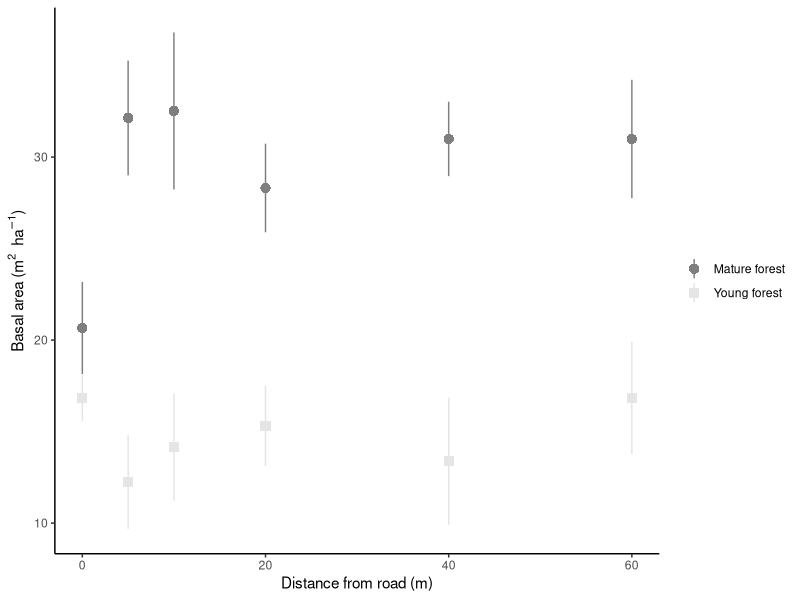
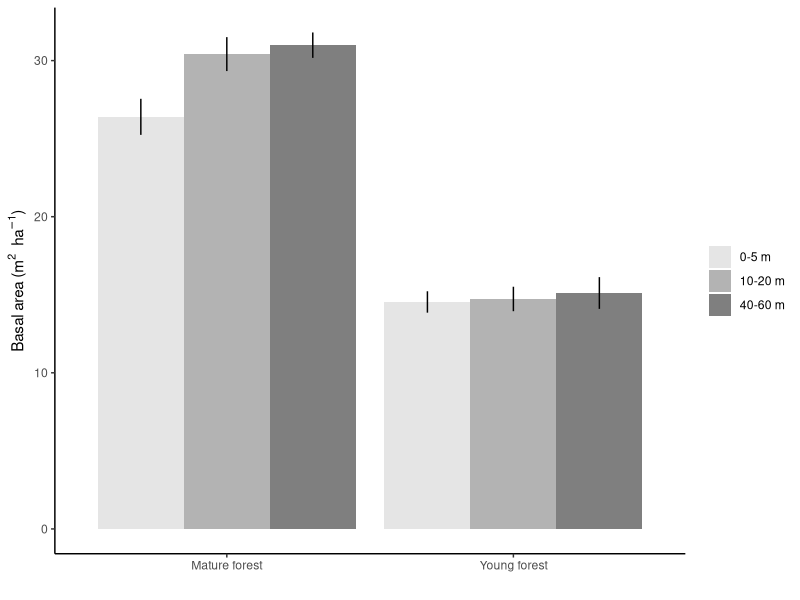
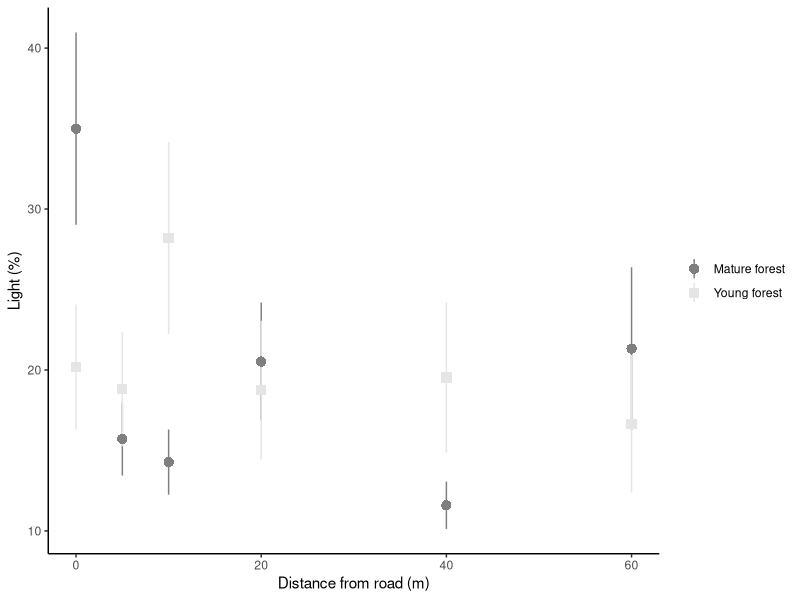
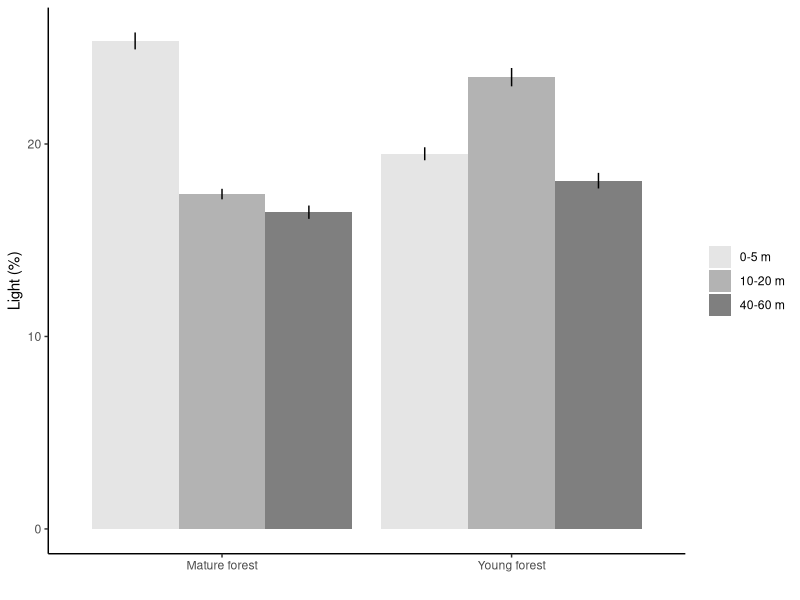
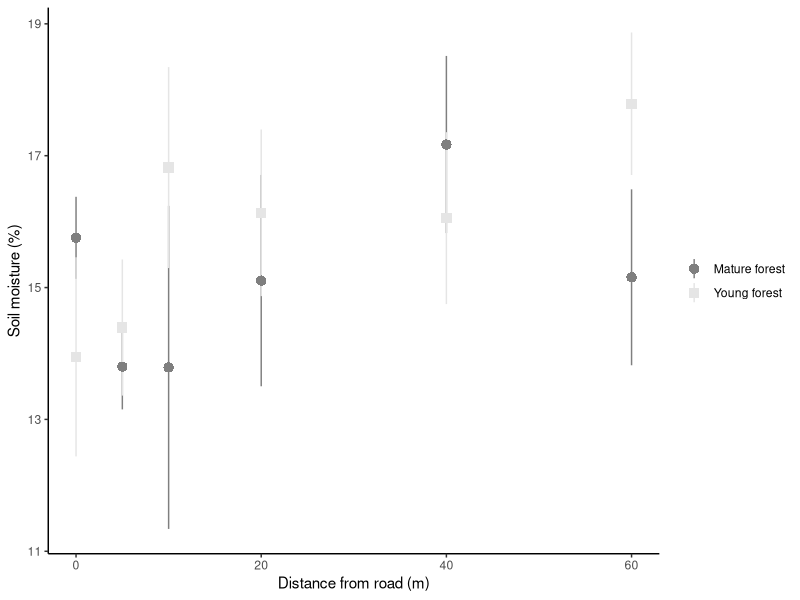
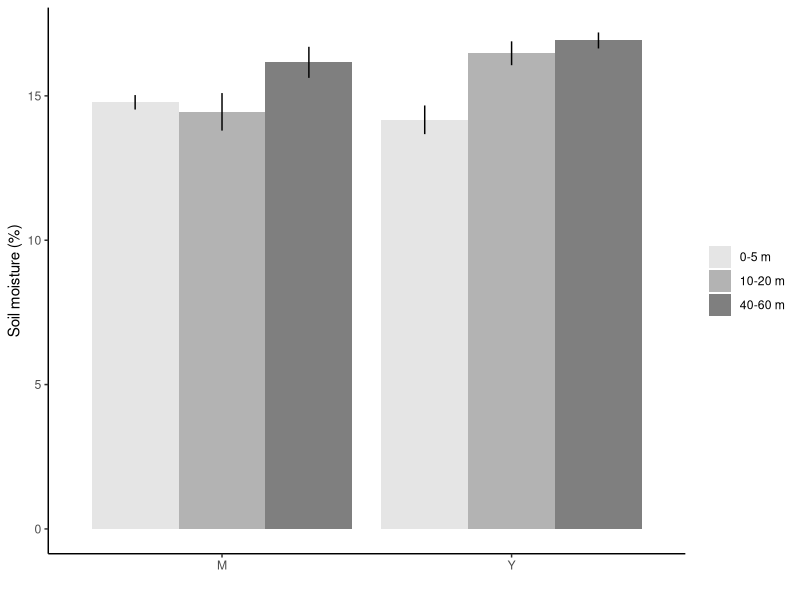
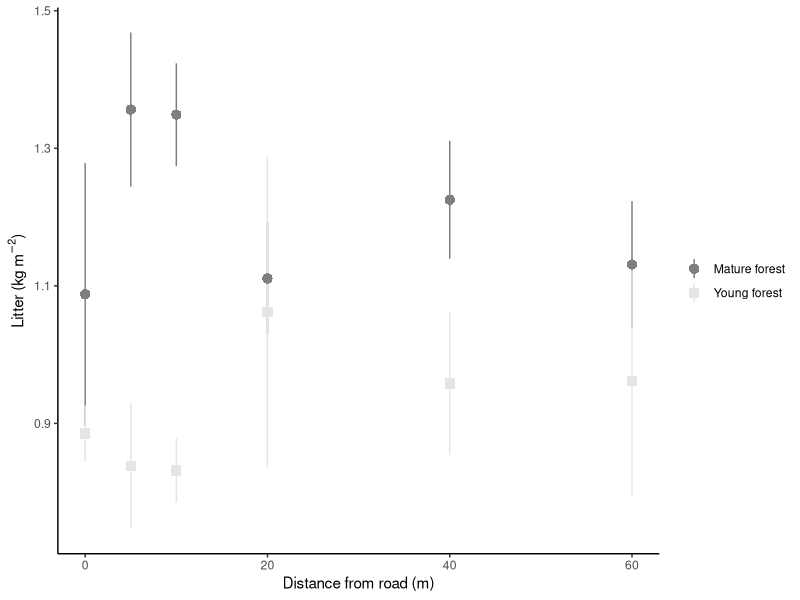
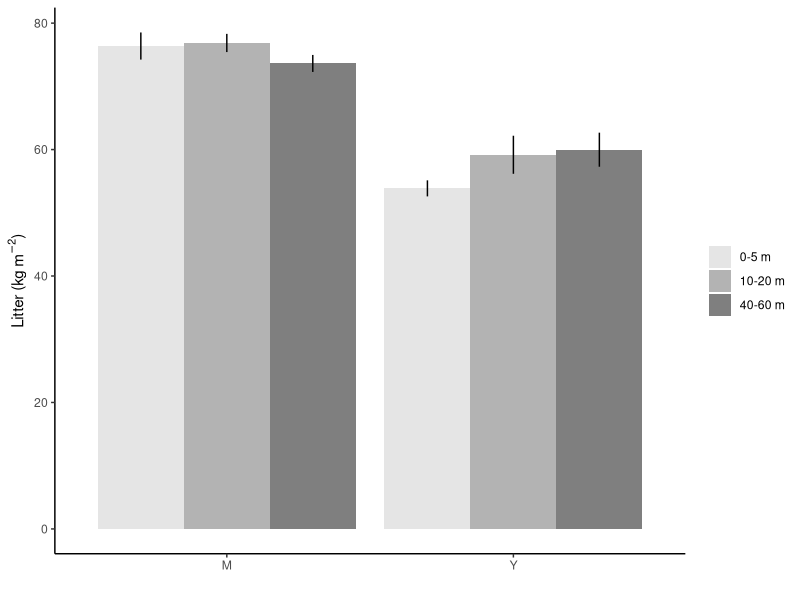

Source code (R) for these figures, in order:
## ---- chunk 1

knitr::opts_chunk$set(fig.width = 7, fig.height = 3.5)
knitr::opts_chunk$set(dpi = 600)
knitr::opts_chunk$set(echo = F)
knitr::opts_chunk$set(warning = F)
knitr::opts_chunk$set(message = F)
knitr::opts_chunk$set(fig.asp = .5)
# knitr::opts_chunk$set(eval = F)

# options(na.action = "na.fail")# global model setting for using multimodel inference 'dredge' function

## ---- chunk 2
# library(lme4); library(car); library(sciplot); library(lmerTest); 
# library(MuMIn)
library(plyr); library(dplyr); library(tidyr); library(readr)
library(ggplot2)
library(knitr)

fill_manual <- scale_fill_manual(values = c("grey90", "grey70", "grey50"))
color_manual <- scale_color_manual(values = c("grey50", "grey90"))
## ---- chunk 3
seedling_data <- read_csv("data/seedling_growth_survival_data.csv")
germination_data <- read_csv("data/germination_data.csv")
forest_data <- read_csv("data/forest_trees.csv")
light_data <- read_csv("data/light2005_data.csv")
litter_data <- read_csv("data/litter.csv")
soil_moisture_data <- read_csv("data/soil_moisture2005_data.csv")
## ---- chunk 4

sites <- data_frame(unique(seedling_data$site_code), unique(seedling_data$site_name))
names(sites) <- c("site_code","site_name")

library(stringr)
germination_data <- rename(germination_data, site_code = site)
# sort(unique(germination_data$site_code))
germination_data$site_code <- germination_data$site_code %>%
  str_sub(., 1,3) %>% 
  str_replace_all(c("Cic"="CH","Dub"="DB","Duc"="DU","Dug"="DG","For"="FR","Gri"="GR","Hdq"="HQ","Lil"="LD","Par"="PR","SR4"="SR","Yel"="TC"))

forest_data <- rename(forest_data, site_code = site)
# unique(forest_data$site_code)
forest_data$site_code <- forest_data$site_code %>% 
  str_replace_all(c("DUCK"="DU","DUB"="DB","DUG"="DG", "SR45"="SR"))

light_data <- rename(light_data, site_code = site)
# unique(light_data$site_code)
light_data$site_code <- light_data$site_code %>% 
  str_replace_all(c("DUCK"="DU","DUB"="DB","DUG"="DG", "SR45"="SR"))

litter_data <- rename(litter_data, site_code = site)
# unique(litter_data$site_code)
litter_data$site_code <- litter_data$site_code %>% 
  str_replace_all(c("DUCK"="DU","DUB"="DB","DUG"="DG", "SR45"="SR"))

soil_moisture_data <- rename(soil_moisture_data, site_code = site)
# unique(soil_moisture_data$site_code)
soil_moisture_data$site_code <- soil_moisture_data$site_code %>% 
  str_replace_all(c("Duck"="DU","DUB"="DB","DUG"="DG", "SR45"="SR","Griffy"="GR","YW"="TC"))


# summary(seedling_data)
# unique(seedling_data$species)
seedling_data <- filter(seedling_data, is.na(species)=="FALSE")
# filter(seedling_data, rgr_ht<0)
seedling_data <- seedling_data %>% 
  rename(age = forest_age) %>%
  mutate(habitat_type = if_else(distance<10,0,ifelse(distance>20, 2, 1)),
         # age = if_else(age=="young", "Young forest", "Mature forest"),
         rgr_ht_days = (log(final_ht06)) - log((initial_ht))/822)
## This calculates relative growth rate per day
## There are 97 negative values in this growth rate. Values are sometimes very inconsistent from the spring 2006 measurement to the final measurement
seedling_data$common_name <- "NA"
seedling_data$common_name[seedling_data$species=="D"] <- "Dogwood"
seedling_data$common_name[seedling_data$species=="A"] <- "Autumn olive"
seedling_data$common_name[seedling_data$species=="H"] <- "Honeysuckle"
seedling_data$common_name[seedling_data$species=="P"] <- "Privet"
seedling_data$common_name[seedling_data$species=="R"] <- "Redbud"
seedling_data$common_name[seedling_data$species=="S"] <- "Spicebush"

seedling_data$common_name <- factor(
  seedling_data$common_name, levels = c("Autumn olive","Honeysuckle","Privet","Dogwood","Redbud","Spicebush"))

seedling_data$status[seedling_data$status=="n"] <- "Native"
seedling_data$status[seedling_data$status=="e"] <- "Non-native"

seedling_data$status <- factor(seedling_data$status, levels = c("Native","Non-native"))

# summary(germination_data)
# unique(germination_data$species)
# filter(germination_data, is.na(seeds_germinated))$comments
germination_data$common_name <- "NA"
germination_data$sci_name = "NA"
germination_data <- germination_data %>% 
  mutate(pct_germinated = 100*(seeds_germinated/seeds_present),
         status = native_exotic,
         habitat_type = if_else(distance<10,0,ifelse(distance>20, 2, 1)))

# summary(forest_data)
forest_data <- forest_data %>% 
  rename(distance = dist) %>% 
  mutate(basal_area_m2_ha = trees_in*10*(.0929/.404686),
          habitat_type = if_else(distance<10,0, ifelse(distance>20, 2, 1)))
# unique(forest_data$species)
# filter(forest_data, is.na(species))
forest_distance_data <- forest_data %>% 
  group_by(site_code, age, distance) %>% 
  summarise(
    richness = n_distinct(species),
    avg_dbh = mean(dbh_cm, na.rm = T),
    se_dbh = sd(dbh_cm, na.rm = T)/sqrt( (6 - length(dbh_cm)) ),#6 NA values in DBH
    total_dbh = sum(dbh_cm, na.rm = T),
    avg_basal_area = mean(basal_area_m2_ha, na.rm = T)
  ) %>% 
  ungroup(.)

forest_habitat_data <- forest_data %>% 
  group_by(site_code, age, habitat_type) %>% 
  summarise(
    richness = n_distinct(species),
    avg_dbh = mean(dbh_cm, na.rm = T),
    se_dbh = sd(dbh_cm, na.rm = T)/sqrt(length(dbh_cm)),#6 NA values in DBH
    total_dbh = sum(dbh_cm, na.rm = T),
    avg_basal_area = mean(basal_area_m2_ha, na.rm = T)
  ) %>% 
  ungroup(.)


# summary(light_data)
light_data <- light_data %>% 
  mutate(habitat_type = if_else(distance<10,0,ifelse(distance>20, 2, 1)))

light_distance_data <- light_data %>% 
  group_by(site_code, age, distance) %>% 
  summarise(avg_ppfd = mean(ppfd),
            avg_pct_light = mean(pct_light)) %>% 
  ungroup(.)

light_habitat_data <- light_data %>% 
  group_by(site_code, age, habitat_type) %>% 
  summarise(avg_ppfd = mean(ppfd),
            avg_pct_light = mean(pct_light)) %>% 
  ungroup(.)

# summary(litter_data)
litter_data <- litter_data %>% 
  rename(distance = dist)

litter_habitat_data <- litter_data %>% 
  mutate(habitat_type = if_else(distance<10,0,ifelse(distance>20, 2, 1))) %>% group_by(site_code, age, habitat_type) %>% 
  summarise(avg_litter = mean(litter),
            se_litter = sd(litter)/sqrt(length(litter)))

# summary(soil_moisture_data)
soil_moisture_habitat_data <- soil_moisture_data %>% 
  mutate(habitat_type = if_else(distance<10,0,ifelse(distance>20, 2, 1))) %>% 
  group_by(site_code, age, habitat_type) %>% 
  summarise(avg_soil_moisture = mean(pct_moisture),
            se_soil_moisture = sd(pct_moisture)/sqrt(length(pct_moisture)))

## ---- chunk 5

distance_grouped_data <- seedling_data %>%
  # rename(age = forest_age) %>%
  mutate(age = ifelse(age=="young", "Y","M"),
         stem_leaf_ratio = stem_biomass/leaf_biomass) %>%
  left_join(., forest_distance_data) %>% 
  left_join(., light_distance_data) %>% 
  left_join(., litter_data) %>% 
  left_join(., soil_moisture_data) %>% 
  group_by(age, distance, common_name, status) %>% 
  summarise(avg_biomass = mean(tot_biomass, na.rm = T),
            # n_obs = length(tot_biomass),
            se_biomass = sd(tot_biomass, na.rm = T)/sqrt(length(tot_biomass)),
            avg_diameter = mean(diameter06, na.rm = T),
            se_diameter = sd(diameter06, na.rm = T)/sqrt(length(diameter06)),
            avg_rgr_ht = mean(rgr_ht_days, na.rm = T),
            se_rgr_ht = sd(rgr_ht_days, na.rm = T)/sqrt(length(rgr_ht_days)),
            avg_height = mean(final_ht06, na.rm = T),
            se_height = sd(final_ht06, na.rm = T)/sqrt(length(final_ht06))) %>% 
  ungroup(.)


habitat_grouped_data <- seedling_data %>% 
  mutate(age = ifelse(age=="young", "Y","M"),
         stem_leaf_ratio = stem_biomass/leaf_biomass) %>%
  left_join(., forest_habitat_data) %>% 
  left_join(., light_habitat_data) %>% 
  left_join(., litter_habitat_data) %>% 
  left_join(., soil_moisture_habitat_data) %>% 
  group_by(age, habitat_type, common_name, status) %>% 
  summarise(avg_biomass = mean(tot_biomass, na.rm = T),
            # n_obs = length(tot_biomass),
            se_biomass = sd(tot_biomass, na.rm = T)/sqrt(length(tot_biomass)),
            avg_diameter = mean(diameter06, na.rm = T),
            se_diameter = sd(diameter06, na.rm = T)/sqrt(length(diameter06)),
            avg_rgr_ht = mean(rgr_ht_days, na.rm = T),
            se_rgr_ht = sd(rgr_ht_days, na.rm = T)/sqrt(length(rgr_ht_days)),
            avg_height = mean(final_ht06, na.rm = T),
            se_height = sd(final_ht06, na.rm = T)/sqrt(length(final_ht06))) %>% 
  ungroup(.)

habitat_grouped_data$f_habitat <- factor(habitat_grouped_data$habitat_type, levels = c("0","1","2"), labels = c("0-5 m","10-20 m","40-60 m"))

# summary(habitat_grouped_data)

germination_data <- germination_data %>%
  rename(age = forest_age) %>% 
  left_join(., forest_distance_data) %>% 
  left_join(., light_distance_data) %>% 
  left_join(., litter_data) %>% 
  left_join(., soil_moisture_data)

# xtabs(~ species + native_exotic, germination_data)

## ---- chunk 6
germination_data$common_name[germination_data$species=="D"] <- "Dogwood"
germination_data$common_name[germination_data$species=="A"] <- "Autumn olive"
germination_data$common_name[germination_data$species=="H"] <- "Honeysuckle"
germination_data$common_name[germination_data$species=="P"] <- "Privet"
germination_data$common_name[germination_data$species=="R"] <- "Redbud"
germination_data$common_name[germination_data$species=="S"] <- "Spicebush"

germination_data$sci_name[germination_data$species=="A"] <- "Elaeagnus umbellata"
germination_data$sci_name[germination_data$species=="H"] <- "Lonicera maackii"
germination_data$sci_name[germination_data$species=="P"] <- "Ligustrum obtusifolium"
germination_data$sci_name[germination_data$species=="D"] <- "Cornus florida"
germination_data$sci_name[germination_data$species=="R"] <- "Cercis canadensis"
germination_data$sci_name[germination_data$species=="S"] <- "Lindera benzoin"

germination_data$status[germination_data$status=="N"] <- "Native"
germination_data$status[germination_data$status=="E"] <- "Non-native"

species_table <- germination_data %>% 
  filter(site_code=="BB", distance==0) %>%
  select(species, status, common_name, sci_name)
  
# kable(species_table %>% 
#         mutate(Species = paste(common_name, " ", "(", sci_name, ")", sep="")) %>% 
#         select(Species, Status = status) %>%
#         arrange(Status)
#       )
## ---- chunk 7

forest_data$age[forest_data$age=="M"] <- "Mature forest"
forest_data$age[forest_data$age=="Y"] <- "Young forest"
# levels(forest_data$age) <- c("Mature","Young")
forest_data$f_habitat <- factor(forest_data$habitat_type, levels = c("0","1","2"), labels = c("0-5 m","10-20 m","40-60 m"))

#  Basal area calculation: "trees_in"*10 = basal area (ft^2 acre^-1)
#  Conversion to m^2 ha^-1: 1 acre = .404686 hectares; 1 ft^2 = .0929 m^2
forest_data <- forest_data %>%
  mutate(basal_area_m2_ha = trees_in*10*(.0929/.404686))

## DBH plot
# ggplot(forest_data, aes(distance, dbh_cm, shape = age, color = age)) +
#   scale_shape_manual(values = c(16,15)) +
#   stat_summary(fun.data = "mean_se", geom = "pointrange", size = .7) +
#   color_manual +
#   theme_classic() +
#   theme(legend.title = element_blank()) +
#   xlab("Distance from road (m)") +
#   ylab("DBH (cm)")

## Basal area plot
ggplot(forest_data, aes(distance, basal_area_m2_ha, shape = age, color = age)) +
  scale_shape_manual(values = c(16,15)) +
  stat_summary(fun.data = "mean_se", geom = "pointrange", size = .7) +
  color_manual +
  theme_classic() +
  theme(legend.title = element_blank()) +
  xlab("Distance from road (m)") +
  ylab(expression(paste("Basal area (", {m}^2, "  ", {ha}^-1, ")")))

## Summarise mean and SE into new dataframe
avg_forest_data <- forest_data %>%
  group_by(age, f_habitat) %>% 
  summarise(
    richness = n_distinct(species),
    avg_dbh = mean(dbh_cm, na.rm = T),
    se_dbh = sd(dbh_cm, na.rm = T)/sqrt(length(dbh_cm)),
    total_dbh = sum(dbh_cm, na.rm = T),
    avg_basal_area = mean(basal_area_m2_ha, na.rm = T),
    se_basal_area = sd(basal_area_m2_ha, na.rm = T)/sqrt(length(basal_area_m2_ha))
  )

# ggplot(avg_forest_data, aes(age, avg_dbh, fill = habitat_type)) +
#   geom_col(position = "dodge") +
#   geom_errorbar(aes(ymin = avg_dbh - se_dbh, ymax = avg_dbh + se_dbh), width = 0, position = position_dodge(width = .9)) +
#   fill_manual +
#   theme_classic() +
#   theme(legend.title = element_blank()) +
#   xlab("") +
#   ylab("DBH (cm)")

ggplot(avg_forest_data, aes(age, avg_basal_area, fill = f_habitat)) +
  geom_col(position = "dodge") +
  geom_errorbar(aes(ymin = avg_basal_area - se_basal_area, ymax = avg_basal_area + se_basal_area), width = 0, position = position_dodge(width = .9)) +
  fill_manual +
  theme_classic() +
  theme(legend.title = element_blank()) +
  xlab("") +
  ylab(expression(paste("Basal area (", {m}^2, "  ", {ha}^-1, ")")))

## ---- chunk 8

light_data$age[light_data$age=="M"] <- "Mature forest"
light_data$age[light_data$age=="Y"] <- "Young forest"
light_data$f_habitat <- factor(light_data$habitat_type, levels = c("0","1","2"), labels = c("0-5 m","10-20 m","40-60 m"))

# skimr::skim(light_data)

ggplot(light_data, aes(distance, (pct_light), shape = age, color = age)) +
  scale_shape_manual(values = c(16,15)) +
  stat_summary(fun.data = "mean_se", geom = "pointrange", size = .7) +
  # geom_smooth(method = "lm", alpha = .2, se = F) +
  # geom_line(aes(linetype = age)) +
  color_manual +
  theme_classic() +
  theme(legend.title = element_blank()) +
  xlab("Distance from road (m)") +
  ylab("Light (%)")

# qplot(habitat_type, pct_light, data = light_data, geom = "boxplot")

avg_light_data <- light_data %>% 
  group_by(age, f_habitat) %>% 
  summarise(avg_pct_light = mean(pct_light),
            se_pct_light = sd(pct_light)/length(pct_light))

ggplot(avg_light_data, aes(age, avg_pct_light, fill = f_habitat)) +
  geom_col(position = "dodge") +
  geom_errorbar(aes(ymin = avg_pct_light - se_pct_light, ymax = avg_pct_light + se_pct_light), width = 0, position = position_dodge(width = .9)) +
  fill_manual +
  # scale_fill_manual(values = c("grey90","grey50")) +
  theme_classic() +
  theme(legend.title = element_blank()) +
  xlab("") +
  ylab("Light (%)")

## ---- chunk 9

soil_moisture_data$age[soil_moisture_data$age=="M"] <- "Mature forest"
soil_moisture_data$age[soil_moisture_data$age=="Y"] <- "Young forest"

ggplot(soil_moisture_data, aes(distance, pct_moisture, shape = age, color = age)) +
  scale_shape_manual(values = c(16,15)) +
  stat_summary(fun.data = "mean_se", geom = "pointrange", size = .7) +
  # geom_smooth(method = "lm", se = F, show.legend = F) +
  color_manual +
  theme_classic() +
  theme(legend.title = element_blank()) +
  xlab("Distance from road (m)") +
  ylab("Soil moisture (%)")


# ggplot(soil_moisture_data, aes(age, pct_moisture, fill = habitat_type)) +
#   geom_boxplot(notch = F) +
#   # geom_violin() +
#   scale_fill_manual(values = c("black", "grey90")) +
#   theme_classic()

## Pooled soil moisture data
# ggplot(soil_moisture_data, aes(distance, pct_moisture)) +
#   # scale_shape_manual(values = c(16,15)) +
#   stat_summary(fun.data = "mean_se", geom = "pointrange", size = .7) +
#   # scale_color_manual(values = c("black", "grey65")) +
#   theme_classic()

soil_moisture_habitat_data$f_habitat <- factor(soil_moisture_habitat_data$habitat_type, levels = c("0","1","2"), labels = c("0-5 m","10-20 m","40-60 m"))

avg_soil_data <- soil_moisture_habitat_data %>%
  group_by(age, f_habitat) %>%
  summarise(avg_pct_moisture = mean(avg_soil_moisture),
            se_pct_moisture = sd(avg_soil_moisture)/length(avg_soil_moisture))

ggplot(avg_soil_data, aes(age, avg_pct_moisture, fill = f_habitat)) +
  geom_col(position = "dodge") +
  geom_errorbar(aes(ymin = avg_pct_moisture - se_pct_moisture, ymax = avg_pct_moisture + se_pct_moisture), width = 0, position = position_dodge(width = .9)) +
  fill_manual +
  theme_classic() +
  theme(legend.title = element_blank()) +
  xlab("") +
  ylab("Soil moisture (%)")

# soil_lm <- lm(pct_moisture ~ (distance), data = soil_moisture_data)
# summary(soil_lm)
# car::Anova(soil_lm, type = 3)
## Slope of the overall average line is

# soil_lm2 <- lm(pct_moisture ~ factor(distance), data = soil_moisture_data)
# summary(soil_lm2)
## No overall statistical differences between 0 meter and other distances

## ---- chunk 10

litter_data$age[litter_data$age=="M"] <- "Mature forest"
litter_data$age[litter_data$age=="Y"] <- "Young forest"

# .25*.25 = .0625 m^2
# 1 g = .001 kg
litter_data <- litter_data %>% 
  mutate(litter_kg_m2 = litter*(.001/.0625))

ggplot(litter_data, aes(distance, litter_kg_m2, shape = age, color = age)) +
  scale_shape_manual(values = c(16,15)) +
  stat_summary(fun.data = "mean_se", geom = "pointrange", size = .7) +
  # geom_smooth(method = "lm", se = F, show.legend = F) +
  color_manual +
  theme_classic() +
  theme(legend.title = element_blank()) +
  xlab("Distance from road (m)") +
  ylab(expression(paste("Litter (kg ", {m}^-2, ")")))


litter_habitat_data$f_habitat <- factor(litter_habitat_data$habitat_type, levels = c("0","1","2"), labels = c("0-5 m","10-20 m","40-60 m"))
avg_litter_data <- litter_habitat_data %>% 
  group_by(age, f_habitat) %>% 
  summarise(avg_litter2 = mean(avg_litter),
            se_litter = sd(avg_litter)/length(avg_litter))

ggplot(avg_litter_data, aes(age, avg_litter2, fill = f_habitat)) +
  geom_col(position = "dodge") +
  geom_errorbar(aes(ymin = avg_litter2 - se_litter, ymax = avg_litter2 + se_litter), width = 0, position = position_dodge(width = .9)) +
  fill_manual +
  theme_classic() +
  theme(legend.title = element_blank()) +
  xlab("") +
  ylab(expression(paste("Litter (kg ", {m}^-2, ")")))

# litter_lm <- lm(litter_kg_m2 ~ distance*age, data = litter_data)
# summary(litter_lm)
# litter_lm2 <- lm(litter_kg_m2 ~ habitat_type*age, data = litter_data)
# summary(litter_lm2)
# 
# AIC(litter_lm)
# AIC(litter_lm2)

## ---- chunk 11

# names(germination_data)
germination_data$age[germination_data$age=="Y"] <- "Young forest"
germination_data$age[germination_data$age=="M"] <- "Mature forest"
germination_data$f_habitat <- factor(germination_data$habitat_type, levels = c("0","1","2"), labels = c("0-5 m","10-20 m","40-60 m"))

germination_data$common_name <- factor(
  germination_data$common_name, levels = c("Autumn olive","Honeysuckle","Privet","Dogwood","Redbud","Spicebush"))
germination_data$status <- factor(germination_data$status, levels = c("Native","Non-native"))

germination_distance_data <- germination_data %>% 
  group_by(status, distance, common_name, age) %>% 
  summarise(avg_germinated = mean(pct_germinated, na.rm = T))

germination_habitat_data <- germination_data %>% 
  group_by(status, f_habitat, habitat_type, common_name, age) %>% 
  summarise(avg_germinated = mean(pct_germinated, na.rm = T))


ggplot(germination_data, aes(distance, pct_germinated)) +
  stat_summary(aes(shape = common_name), fun.data = "mean_se", geom = "point", size = 2.5) +
  geom_smooth(aes(linetype = status), method = "lm", se = F, show.legend = F, color = "grey40", size = .8) +
  # scale_shape_manual(values = c(rep(16, 3), rep(17, 3))) +
  # scale_color_manual(values = c(brewer.pal(3, "RdBu"), brewer.pal(3, "RdBu"))) +
  scale_linetype_manual(values = c(2,1)) +
  # scale_color_brewer(palette = "RdBu") +
  facet_wrap(~age) +
  theme_bw() +
  theme(strip.background = element_blank(),
        panel.grid = element_blank(),
        legend.title = element_blank()) +
  ylab("Percent germination") +
  xlab("Distance from road (m)")

# ggsave("figures/pct_germinated.png", dpi = 600, width = 7, height = 3.5)

ggplot(germination_distance_data, aes(distance, avg_germinated)) +
  geom_point(aes(shape = common_name), show.legend = T, size = 2) +
  geom_line(aes(linetype = common_name)) +
  facet_wrap(~age) +
  theme_bw() +
  theme(strip.background = element_blank(),
        panel.grid = element_blank(),
        legend.title = element_blank()) +
  ylab("Percent germination") +
  xlab("Distance from road (m)")

ggplot(germination_habitat_data, aes(f_habitat, avg_germinated)) +
  geom_point(aes(shape = common_name), show.legend = T, size = 2) +
  geom_line(aes(linetype = common_name, group = common_name)) +
  facet_wrap(~age) +
  theme_bw() +
  theme(strip.background = element_blank(),
        panel.grid = element_blank(),
        legend.title = element_blank()) +
  ylab("Percent germination") +
  xlab("Distance from road")

## ---- chunk 12
kable(germination_data %>% 
  group_by(common_name, age, status) %>% 
  summarise(avg_pct_germ = mean(pct_germinated, na.rm = T)) %>% 
  spread(key = age, value = avg_pct_germ) %>% 
  rename(Species = common_name, Status = status), 
  digits = 2, caption = "Average germination (%) of seeds for each species in each forest age.")
## ---- chunk 13

# names(seedling_data)

seedling_data$age[seedling_data$age=="young"] <- "Young forest"
seedling_data$age[seedling_data$age=="mature"] <- "Mature forest"

seedling_data$f_habitat <- factor(seedling_data$habitat_type, levels = c("0","1","2"), labels = c("0-5 m","10-20 m","40-60 m"))

distance_grouped_data$age[distance_grouped_data$age=="Y"] <- "Young forest"
distance_grouped_data$age[distance_grouped_data$age=="M"] <- "Mature forest"

habitat_grouped_data$age[habitat_grouped_data$age=="Y"] <- "Young forest"
habitat_grouped_data$age[habitat_grouped_data$age=="M"] <- "Mature forest"
## ---- chunk 14

surv <- select(seedling_data, site_name:status, habitat_type, f_habitat, common_name, starts_with("surv"))
surv <- surv %>% gather(year, survival, survival04:survival06)
surv$year[surv$year=="survival04"] <- 2004
surv$year[surv$year=="survival05"] <- 2005
surv$year[surv$year=="survival06"] <- 2006

survival_distance_data <- surv %>% 
  group_by(year, distance, age, status, common_name) %>% 
  filter(!is.na(survival), year==2006) %>% 
  summarise(pct_survival = 100*sum(survival)/length(survival))

survival_habitat_data <- surv %>% 
  group_by(year, habitat_type, f_habitat, age, status, common_name) %>% 
  filter(!is.na(survival), year==2006) %>% 
  summarise(pct_survival = 100*sum(survival)/length(survival))

ggplot(survival_distance_data, aes(distance, pct_survival)) +
  stat_summary(aes(shape = common_name), fun.data = "mean_se", geom = "point", size = 2.5) +
  geom_smooth(aes(linetype = status), method = "lm", se = F, show.legend = F, color = "grey50", size = .8) +
  scale_linetype_manual(values = c(2,1)) +
  scale_color_brewer(palette = "RdBu") +
  facet_grid(.~age) +
  theme_bw() +
  theme(strip.background = element_blank(),
        panel.grid = element_blank(),
        legend.title = element_blank()) +
  ylab("Survival (%)") +
  xlab("Distance from road (m)") +
  ggtitle("Average seedling survival to 2006")


ggplot(survival_distance_data, aes(distance, pct_survival)) +
  # geom_smooth(aes(linetype = common_name), method = "lm", se = F, show.legend = T, color = "grey50", size = .5) +
  geom_point(aes(shape = common_name), size = 2.5, show.legend = F) +
  geom_line(aes(linetype = common_name)) +
  # stat_summary(aes(shape = common_name), fun.data = "mean_se", geom = "point", size = 2.5, show.legend = F) +
  # scale_linetype_manual(values = c(2,1)) +
  # scale_color_brewer(palette = "RdBu") +
  facet_grid(.~age) +
  theme_bw() +
  theme(strip.background = element_blank(),
        panel.grid = element_blank(),
        legend.title = element_blank()) +
  ylab("Survival (%)") +
  xlab("Distance from road (m)") +
  ggtitle("Average seedling survival to 2006")


ggplot(survival_habitat_data, aes(f_habitat, pct_survival)) +
  # geom_smooth(aes(linetype = common_name), method = "lm", se = F, show.legend = T, color = "grey50", size = .5) +
  geom_point(aes(shape = common_name), size = 2.5, show.legend = F) +
  geom_line(aes(linetype = common_name, group = common_name)) +
  facet_grid(.~age) +
  theme_bw() +
  theme(strip.background = element_blank(),
        panel.grid = element_blank(),
        legend.title = element_blank()) +
  ylab("Survival (%)") +
  xlab("Distance from edge") +
  ggtitle("Average seedling survival to 2006")

# filter(surv, year == 2006) %>% 
#   group_by(status, age) %>% 
#   summarise(avg_pct_survival = mean(pct_survival))
## ---- chunk 15

ggplot(seedling_data, aes(distance, final_ht06)) +
  stat_summary(aes(shape = common_name), fun.data = "mean_se", geom = "point", size = 2.5) +
  geom_smooth(aes(linetype = status), method = "lm", se = F, show.legend = F, color = "grey50") +
  scale_linetype_manual(values = c(2,1)) +
  scale_color_brewer(palette = "RdBu") +
  facet_wrap(~age) +
  theme_bw() +
  theme(strip.background = element_blank(),
        panel.grid = element_blank(),
        legend.title = element_blank()) +
  ylab("Height (cm)") +
  xlab("Distance from road (m)")


ggplot(distance_grouped_data, aes(distance, avg_height)) +
  geom_point(aes(shape = common_name)) +
  geom_line(aes(linetype = common_name)) +
  facet_wrap(~age) +
  theme_bw() +
  theme(strip.background = element_blank(),
        panel.grid = element_blank(),
        legend.title = element_blank()) +
  ylab("Height (cm)") +
  xlab("Distance from road (m)")


ggplot(habitat_grouped_data, aes(f_habitat, avg_height)) +
  geom_point(aes(shape = common_name)) +
  geom_line(aes(linetype = common_name, group = common_name)) +
  facet_wrap(~age) +
  theme_bw() +
  theme(strip.background = element_blank(),
        panel.grid = element_blank(),
        legend.title = element_blank()) +
  ylab("Height (cm)") +
  xlab("Distance")

## ---- chunk 16

ggplot(seedling_data, aes(distance, diameter06)) +
  stat_summary(aes(shape = common_name), fun.data = "mean_se", geom = "point", size = 2.5) +
  geom_smooth(aes(linetype = status), method = "lm", se = F, show.legend = F, color = "grey50") +
  scale_linetype_manual(values = c(2,1)) +
  scale_color_brewer(palette = "RdBu") +
  facet_wrap(~age) +
  theme_bw() +
  theme(strip.background = element_blank(),
        panel.grid = element_blank(),
        legend.title = element_blank()) +
  ylab("Diameter (mm)") +
  xlab("Distance from road (m)")


ggplot(distance_grouped_data, aes(distance, avg_diameter)) +
  geom_point(aes(shape = common_name)) +
  geom_line(aes(linetype = common_name)) +
  facet_wrap(~age) +
  theme_bw() +
  theme(strip.background = element_blank(),
        panel.grid = element_blank(),
        legend.title = element_blank()) +
  ylab("Diameter (mm)") +
  xlab("Distance from road (m)")

ggplot(habitat_grouped_data, aes(f_habitat, avg_diameter)) +
  geom_point(aes(shape = common_name)) +
  geom_line(aes(linetype = common_name, group = common_name)) +
  facet_wrap(~age) +
  theme_bw() +
  theme(strip.background = element_blank(),
        panel.grid = element_blank(),
        legend.title = element_blank()) +
  ylab("Diameter (mm)") +
  xlab("Distance")

## ---- chunk 17

ggplot(seedling_data, aes(distance, tot_biomass)) +
  geom_smooth(aes(linetype = status), method = "lm", se = F, show.legend = F, color = "grey50", size = .8) +
  stat_summary(aes(shape = common_name), fun.data = "mean_se", geom = "point" ) +
  scale_linetype_manual(values = c(2,1)) +
  scale_color_brewer(palette = "RdBu") +
  facet_wrap(~age) +
  theme_bw() +
  theme(strip.background = element_blank(),
        panel.grid = element_blank(),
        legend.title = element_blank()) +
  ylab("Biomass (g)") +
  xlab("Distance from road (m)")


ggplot(distance_grouped_data, aes(distance, avg_biomass)) +
  geom_line(aes(linetype = common_name, group = common_name)) +
  # geom_smooth(aes(linetype = status), method = "lm", se = F) +
  geom_point(aes(shape = common_name), size = 2.5) +
  facet_wrap(~age) +
  theme_bw() +
  theme(strip.background = element_blank(),
        panel.grid = element_blank(),
        legend.title = element_blank()) +
  ylab("Biomass (g)") +
  xlab("Distance from road (m)")

ggplot(habitat_grouped_data, aes(f_habitat, avg_biomass)) +
  geom_line(aes(linetype = common_name, group = common_name)) +
  # geom_smooth(aes(linetype = status), method = "lm", se = F) +
  geom_point(aes(shape = common_name), size = 2.5) +
  facet_wrap(~age) +
  theme_bw() +
  theme(strip.background = element_blank(),
        panel.grid = element_blank(),
        legend.title = element_blank()) +
  ylab("Biomass (g)") +
  xlab("Distance")

## ---- chunk 18

ggplot(seedling_data, aes(distance, rgr_ht_days)) +
  stat_summary(aes(shape = common_name), fun.data = "mean_se", geom = "point", size = 2.5) +
  geom_smooth(aes(linetype = status), method = "lm", se = F, show.legend = F, color = "grey50") +
  scale_linetype_manual(values = c(2,1)) +
  scale_color_brewer(palette = "RdBu") +
  facet_wrap(~age) +
  theme_bw() +
  theme(strip.background = element_blank(),
        panel.grid = element_blank(),
        legend.title = element_blank()) +
  ylab("Relative growth rate (% / day)") +
  xlab("Distance from road (m)") 


ggplot(distance_grouped_data, aes(distance, avg_rgr_ht)) +
  geom_point(aes(shape = common_name)) +
  geom_line(aes(linetype = common_name)) +
  facet_wrap(~age) +
  theme_bw() +
  theme(strip.background = element_blank(),
        panel.grid = element_blank(),
        legend.title = element_blank()) +
  ylab("Relative growth rate (% / day)") +
  xlab("Distance from road (m)") 


ggplot(habitat_grouped_data, aes(f_habitat, avg_rgr_ht)) +
  geom_point(aes(shape = common_name)) +
  geom_line(aes(linetype = common_name, group = common_name)) +
  facet_wrap(~age) +
  theme_bw() +
  theme(strip.background = element_blank(),
        panel.grid = element_blank(),
        legend.title = element_blank()) +
  ylab("Relative growth rate (% / day)") +
  xlab("Distance") 

## ---- chunk 19

# names(seedling_data)

herbiv <- select(seedling_data, site_name:status, habitat_type, f_habitat, common_name, starts_with("herb"))
herbiv <- herbiv %>% 
  gather(year, herbivory, herbivory04:herbivory06)
herbiv$year[herbiv$year=="herbivory04"] <- 2004
herbiv$year[herbiv$year=="herbivory05"] <- 2005
herbiv$year[herbiv$year=="herbivory06"] <- 2006

ggplot(filter(herbiv, year == 2006), aes(distance, herbivory)) +
  stat_summary(aes(shape = common_name), fun.data = "mean_se", geom = "point", size = 2.5) +
  geom_smooth(aes(linetype = status), method = "lm", se = F, show.legend = F, color = "grey50") +
  scale_linetype_manual(values = c(2,1)) +
  scale_color_brewer(palette = "RdBu") +
  facet_grid(.~age) +
  theme_bw() +
  theme(strip.background = element_blank(),
        panel.grid = element_blank(),
        legend.title = element_blank()) +
  ylab("Herbivory score") +
  xlab("Distance from road (m)") 

herbiv_distance_data <- herbiv %>%
  filter(year == "2006") %>%
  group_by(distance, status, age, common_name) %>% 
  summarise(avg_herbivory = mean(herbivory, na.rm = T),
            se_herbivory = sd(herbivory, na.rm = T)/sqrt(length(herbivory)))

herbiv_habitat_data <- herbiv %>%
  filter(year == "2006") %>%
  group_by(habitat_type, f_habitat, status, age, common_name) %>% 
  summarise(avg_herbivory = mean(herbivory, na.rm = T),
            se_herbivory = sd(herbivory, na.rm = T)/sqrt(length(herbivory)))

ggplot(herbiv_distance_data, aes(distance, avg_herbivory)) +
  geom_line(aes(linetype = common_name), show.legend = F) +
  geom_point(aes(shape = common_name), size = 2.5) +
  facet_wrap(~age) +
  theme_bw() +
  theme(strip.background = element_blank(),
        panel.grid = element_blank(),
        legend.title = element_blank()) +
  ylab("Herbivory score") +
  xlab("Distance from road (m)")

ggplot(herbiv_habitat_data, aes(f_habitat, avg_herbivory)) +
  geom_line(aes(linetype = common_name, group = common_name), show.legend = F) +
  geom_point(aes(shape = common_name), size = 2.5) +
  facet_wrap(~age) +
  theme_bw() +
  theme(strip.background = element_blank(),
        panel.grid = element_blank(),
        legend.title = element_blank()) +
  ylab("Herbivory score") +
  xlab("Distance")
